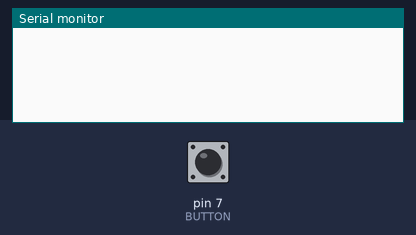
This sketch was run on a simulated Arduino Uno, built with avr-gcc and run on an emulated ATmega328P. Parts: the last lines printed to the serial monitor. The test bench sets the inputs (shaded band); at power-on: pin 7 (BUTTON) HIGH.

Above: at 1.2 s.
1.3 s: pin 7 (BUTTON) pulled LOW for 0.15 s
At 2.4 s:
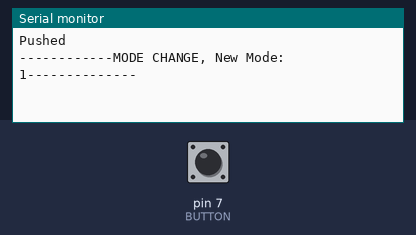
2.9 s: pin 7 (BUTTON) pulled LOW for 3.2 s
At 7.2 s:
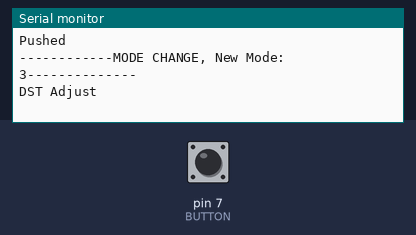
7.6 s: pin 7 (BUTTON) pulled LOW for 0.15 s
At 7.73 s:
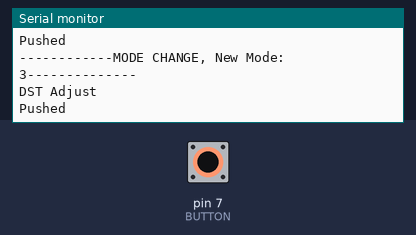

The sketch:

button_test.ino
```cpp
#define DEBUG 1

#define BUTTON 7 //The Mode Button

#define WORD_MODE 0
#define BIG_DIGIT_MODE 1
#define BIRTHDAY_MODE 2
#define SECRET_WORD_MODE 3

//For new method (time held)

int current;         // Current state of the button
long millis_held;    // How long the button was held (milliseconds)
long secs_held;      // How long the button was held (seconds)
long prev_secs_held; // How long the button was held in the previous check
byte previous = HIGH;
unsigned long firstTime; // how long since the button was first pressed

bool beenHeld = 0;
bool beenHeldLong = 0;

//For Brightness
double DAY = 1;
double NIGHT = 0.5;
double brightness_mode;

//For Master Mode
int mode;

void setup() {
  Serial.begin(9600);
  // put your setup code here, to run once:
  pinMode(BUTTON, INPUT_PULLUP);

  brightness_mode = DAY;
  mode = WORD_MODE;

}

void loop() {
  newReadButtonPush(); //Read the Mode button push
}

void newReadButtonPush() {
  current = digitalRead(BUTTON);

  // if the button state changes to pressed, remember the start time
  if (current == LOW && previous == HIGH /*&&(millis() - firstTime) > 50*/) {
    firstTime = millis();
    Serial.println("Pushed");
  }

  millis_held = (millis() - firstTime);
  secs_held = millis_held / 1000;

  if (millis_held > 50) {

    // check if the button was released since we last checked
    if (current == HIGH && previous == LOW) {
      // HERE YOU WOULD ADD VARIOUS ACTIONS AND TIMES FOR YOUR OWN CODE
      // ===============================================================================

      if (millis_held < 1000) { //Regular, one-press
        switch (mode) {
          case WORD_MODE:
            mode = BIG_DIGIT_MODE;
            break;
          case BIG_DIGIT_MODE:
          case SECRET_WORD_MODE:
          case BIRTHDAY_MODE:
            mode = WORD_MODE;
            break;
        }
        Serial.println();
        Serial.print("------------MODE CHANGE, New Mode: ");
        Serial.print(mode);
        Serial.print("--------------");
        Serial.println();
      }

      // ===============================================================================
    }

    if (millis_held >= 3000 && current == LOW & !beenHeldLong){
      beenHeldLong = 1;
      Serial.println("DST Adjust");
    }

    if (millis_held >= 1000 && current == LOW && !beenHeld) { //This is outside bc I dont want to have to release the button for it to ha[en
      mode = SECRET_WORD_MODE;
      beenHeld = 1;
      Serial.println();
      Serial.print("------------MODE CHANGE, New Mode: ");
      Serial.print(mode);
      Serial.print("--------------");
      Serial.println();
    }


  }

  if (beenHeld && current == HIGH) {
    beenHeld = 0;
  }

  if(beenHeldLong && current == HIGH){
    beenHeldLong = 0;
  }

  previous = current;

}
```

Measured:
- after the input at 1.3 s, the serial monitor: prints a new line at once (image 1)
- after the input at 2.9 s, the serial monitor: prints a new line after 1.0 s (image 2)
- after the input at 7.6 s, the serial monitor: prints a new line at once (image 3)
